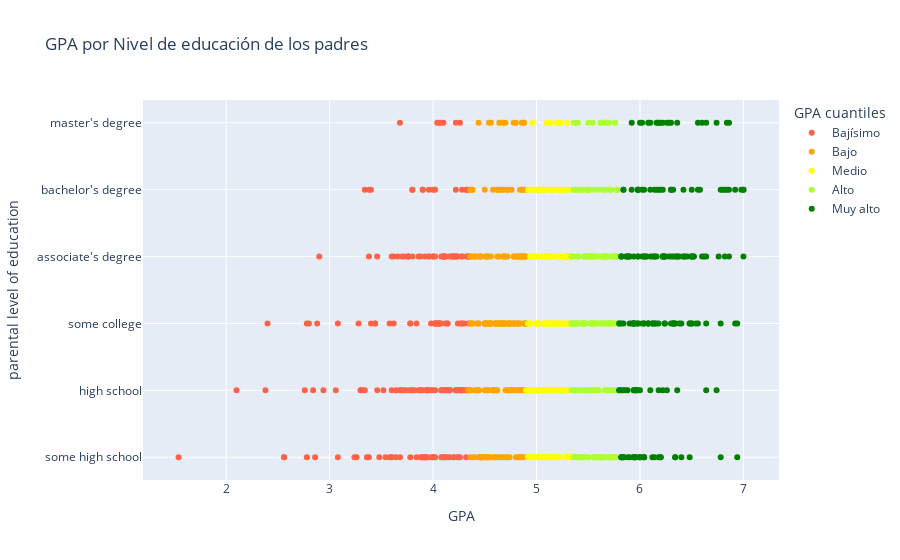

Notebook code cell kept with this figure:
### Code cell
# Código para quintiles 
# La variable que contenga los quintiles debe llamarse GPA cuantiles para que el gráfico funcione.



# Código de gráfico 
fig = px.scatter(
    df_grades2.sort_values(by="GPA"),
    x="GPA",
    y="parental level of education",
    hover_data=["gender"],
    color="GPA cuantiles",
    title="GPA por Nivel de educación de los padres",
    color_discrete_sequence=["tomato", "orange", "yellow", "greenyellow", "green"]
)

fig

### Figure 1 — Plotly figure (JSON) as saved in the notebook; plotly's stock layout.template omitted (floating-point values rounded to 4 significant figures; data arrays with more than 128 entries replaced by an {"elided": "..."} marker saying what was removed)
{"data": [{"customdata": {"elided": "204x1 str values"}, "hovertemplate": "GPA cuantiles=Bajísimo<br>GPA=%{x}<br>parental level of education=%{y}<br>gender=%{customdata[0]}<extra></extra>", "legendgroup": "Bajísimo", "marker": {"color": "tomato", "symbol": "circle"}, "mode": "markers", "name": "Bajísimo", "orientation": "h", "showlegend": true, "type": "scatter", "x": {"elided": "204 float values"}, "xaxis": "x", "y": {"elided": "204 str values"}, "yaxis": "y"}, {"customdata": {"elided": "202x1 str values"}, "hovertemplate": "GPA cuantiles=Bajo<br>GPA=%{x}<br>parental level of education=%{y}<br>gender=%{customdata[0]}<extra></extra>", "legendgroup": "Bajo", "marker": {"color": "orange", "symbol": "circle"}, "mode": "markers", "name": "Bajo", "orientation": "h", "showlegend": true, "type": "scatter", "x": {"elided": "202 float values"}, "xaxis": "x", "y": {"elided": "202 str values"}, "yaxis": "y"}, {"customdata": {"elided": "200x1 str values"}, "hovertemplate": "GPA cuantiles=Medio<br>GPA=%{x}<br>parental level of education=%{y}<br>gender=%{customdata[0]}<extra></extra>", "legendgroup": "Medio", "marker": {"color": "yellow", "symbol": "circle"}, "mode": "markers", "name": "Medio", "orientation": "h", "showlegend": true, "type": "scatter", "x": {"elided": "200 float values"}, "xaxis": "x", "y": {"elided": "200 str values"}, "yaxis": "y"}, {"customdata": {"elided": "196x1 str values"}, "hovertemplate": "GPA cuantiles=Alto<br>GPA=%{x}<br>parental level of education=%{y}<br>gender=%{customdata[0]}<extra></extra>", "legendgroup": "Alto", "marker": {"color": "greenyellow", "symbol": "circle"}, "mode": "markers", "name": "Alto", "orientation": "h", "showlegend": true, "type": "scatter", "x": {"elided": "196 float values"}, "xaxis": "x", "y": {"elided": "196 str values"}, "yaxis": "y"}, {"customdata": {"elided": "198x1 str values"}, "hovertemplate": "GPA cuantiles=Muy alto<br>GPA=%{x}<br>parental level of education=%{y}<br>gender=%{customdata[0]}<extra></extra>", "legendgroup": "Muy alto", "marker": {"color": "green", "symbol": "circle"}, "mode": "markers", "name": "Muy alto", "orientation": "h", "showlegend": true, "type": "scatter", "x": {"elided": "198 float values"}, "xaxis": "x", "y": {"elided": "198 str values"}, "yaxis": "y"}], "layout": {"legend": {"title": {"text": "GPA cuantiles"}, "tracegroupgap": 0}, "title": {"text": "GPA por Nivel de educación de los padres"}, "xaxis": {"anchor": "y", "domain": [0, 1], "title": {"text": "GPA"}}, "yaxis": {"anchor": "x", "domain": [0, 1], "title": {"text": "parental level of education"}}}}
